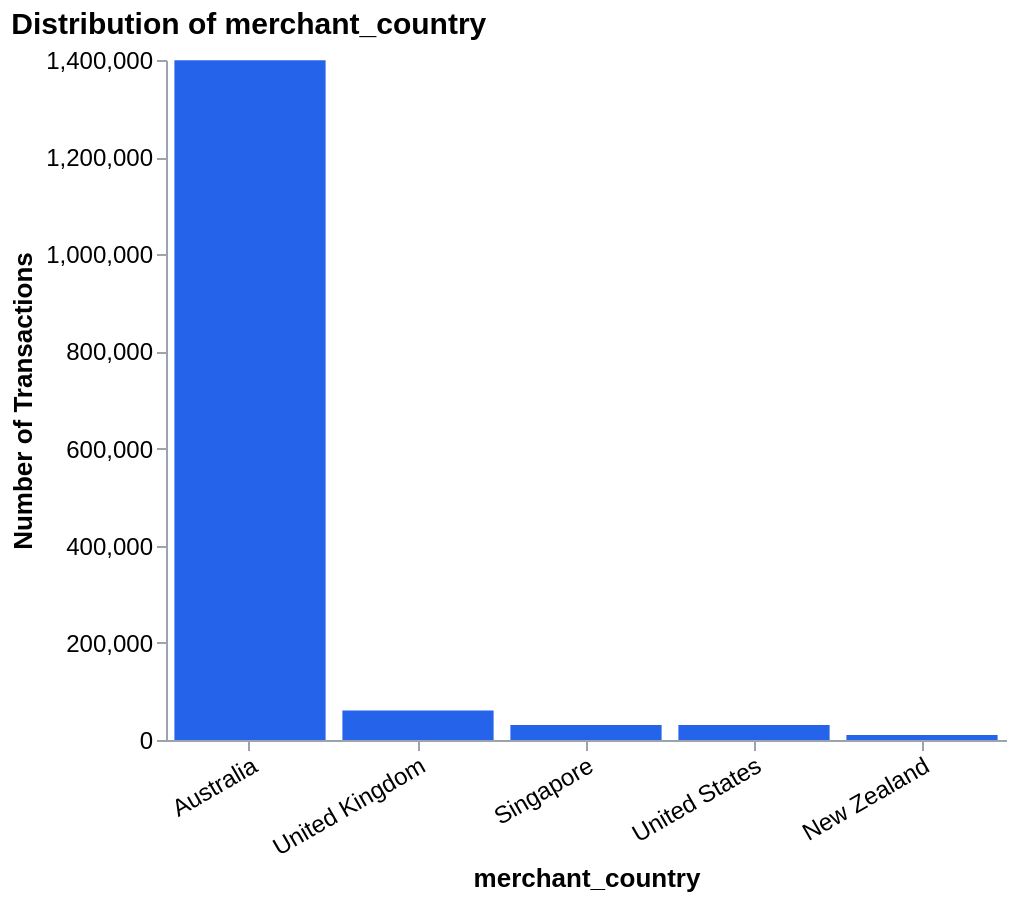

The notebook cell saved with this chart:
### Code cell
categorical_distribution('merchant_country')

### Figure 1 — Vega-Lite specification as saved in the notebook (floating-point values rounded to 4 significant figures)
{"config": {"view": {"continuousWidth": 300, "continuousHeight": 300, "strokeWidth": 0}, "axis": {"domainColor": "#9ca3af", "labelColor": "#000", "labelFontSize": 12, "labelLimit": 160, "tickColor": "#9ca3af", "titleColor": "#000", "titleFontSize": 13}}, "data": {"name": "data-964932e9f93793fe28710758d9e06dbb"}, "mark": {"type": "bar", "color": "#2563eb"}, "encoding": {"tooltip": [{"field": "merchant_country", "type": "nominal"}, {"field": "Count", "format": ",", "title": "Transactions", "type": "quantitative"}, {"field": "Share", "format": ".1%", "type": "quantitative"}], "x": {"axis": {"grid": false, "labelAngle": -30}, "field": "merchant_country", "sort": "-y", "title": "merchant_country", "type": "nominal"}, "y": {"axis": {"grid": false}, "field": "Count", "title": "Number of Transactions", "type": "quantitative"}}, "height": 340, "title": {"text": "Distribution of merchant_country", "anchor": "start", "fontSize": 15}, "width": 420, "$schema": "https://vega.github.io/schema/vega-lite/v5.20.1.json", "datasets": {"data-964932e9f93793fe28710758d9e06dbb": [{"merchant_country": "Australia", "Count": 1399273, "Share": 0.9134}, {"merchant_country": "United Kingdom", "Count": 60911, "Share": 0.03976}, {"merchant_country": "Singapore", "Count": 30970, "Share": 0.02022}, {"merchant_country": "United States", "Count": 30690, "Share": 0.02003}, {"merchant_country": "New Zealand", "Count": 10165, "Share": 0.006635}]}}
